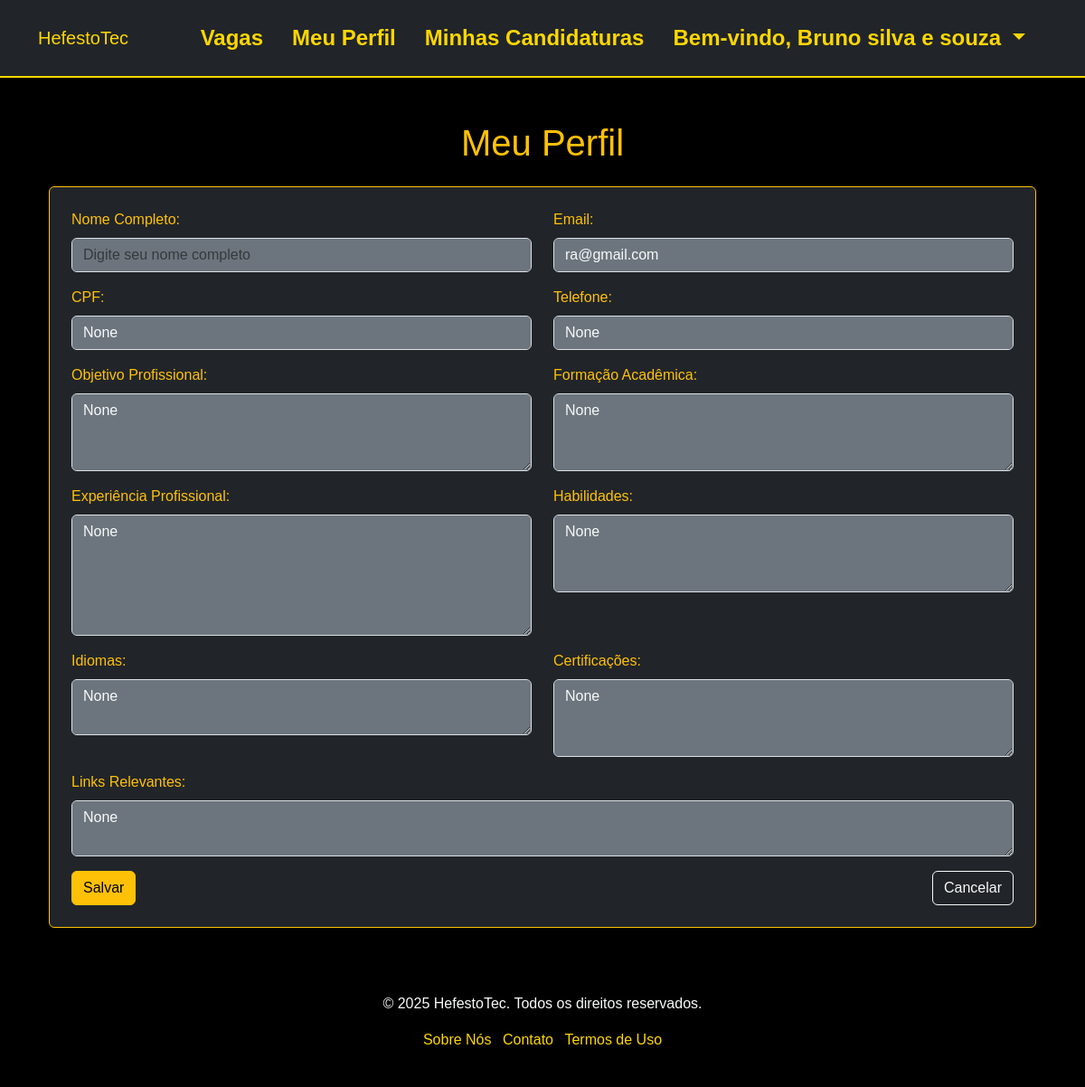
Page /perfil/ (signed in) on the committed database.
### vagas/models.py (models this page shows, shortened)
class Usuario(AbstractUser):
    pass

class Profile(models.Model):
    user = models.OneToOneField(Usuario, on_delete=models.CASCADE, related_name='profile')
    cpf = models.CharField(max_length=14, unique=True, validators=[validar_cpf], blank=True, null=True)
    telefone = models.CharField(max_length=15, blank=True, null=True)
    data_nascimento = models.DateField(blank=True, null=True)
    objetivo = models.TextField(blank=True, null=True)
    formacao = models.TextField(blank=True, null=True)
    experiencia = models.TextField(blank=True, null=True)
    habilidades = models.TextField(blank=True, null=True)
    idiomas = models.TextField(blank=True, null=True)
    certificacoes = models.TextField(blank=True, null=True)
    links = models.TextField(blank=True, null=True)

### vagas/views.py (the view)
# urls.py: path('perfil/', views.meu_perfil, name='meu_perfil'),  # Visualizar perfil do usuário
@login_required
def meu_perfil(request):
    profile = request.user.profile
    if request.method == "POST":
        form = ProfileForm(request.POST, instance=profile)
        if form.is_valid():
            form.save()
            messages.success(request, "Perfil atualizado com sucesso!")
            return redirect('meu_perfil')
        else:
            messages.error(request, "Erro ao atualizar o perfil.")
    else:
        form = ProfileForm(instance=profile)
    return render(request, 'vagas/meu_perfil.html', {'form': form})

### vagas/templates/vagas/meu_perfil.html (shortened to what this page needs)
{% extends 'vagas/base.html' %}
{% block content %}
<div class="container mt-5">
    <h1 class="text-center mb-4 text-warning">Meu Perfil</h1>
    <div class="card bg-dark text-light p-4 border-warning shadow-lg">
        <form method="post">
            <div class="row">
                <div class="col-md-6 mb-3">
                    <label for="nome_completo" class="form-label text-warning">Nome Completo:</label>
                    <input type="text" id="nome_completo" name="nome_completo" class="form-control bg-secondary text-light"
                           value="{{ user.profile.nome_completo }}" placeholder="Digite seu nome completo">
                </div>
                <div class="col-md-6 mb-3">
                    <label for="email" class="form-label text-warning">Email:</label>
                    <input type="email" id="email" name="email" class="form-control bg-secondary text-light"
                           value="{{ user.email }}" readonly>
                </div>
            </div>
            <div class="row">
                <div class="col-md-6 mb-3">
                    <label for="cpf" class="form-label text-warning">CPF:</label>
                    <input type="text" id="cpf" name="cpf" class="form-control bg-secondary text-light"
                           value="{{ user.profile.cpf }}" placeholder="Digite seu CPF">
                </div>
                <div class="col-md-6 mb-3">
                    <label for="telefone" class="form-label text-warning">Telefone:</label>
                    <input type="text" id="telefone" name="telefone" class="form-control bg-secondary text-light"
                           value="{{ user.profile.telefone }}" placeholder="Digite seu telefone">
                </div>
            </div>
            <div class="row">
                <div class="col-md-6 mb-3">
                    <label for="objetivo" class="form-label text-warning">Objetivo Profissional:</label>
                    <textarea id="objetivo" name="objetivo" class="form-control bg-secondary text-light" rows="3"
                              placeholder="Descreva seu objetivo profissional">{{ user.profile.objetivo }}</textarea>
                </div>
                <div class="col-md-6 mb-3">
                    <label for="formacao" class="form-label text-warning">Formação Acadêmica:</label>
                    <textarea id="formacao" name="formacao" class="form-control bg-secondary text-light" rows="3"
                              placeholder="Ex.: Curso, Instituição, Ano de Conclusão">{{ user.profile.formacao }}</textarea>
                </div>
            </div>
            <div class="row">
                <div class="col-md-6 mb-3">
                    <label for="experiencia" class="form-label text-warning">Experiência Profissional:</label>
                    <textarea id="experiencia" name="experiencia" class="form-control bg-secondary text-light" rows="5"
                              placeholder="Descreva sua experiência profissional">{{ user.profile.experiencia }}</textarea>
                </div>
                <div class="col-md-6 mb-3">
                    <label for="habilidades" class="form-label text-warning">Habilidades:</label>
                    <textarea id="habilidades" name="habilidades" class="form-control bg-secondary text-light" rows="3"
                              placeholder="Ex.: Python, Django, SQL">{{ user.profile.habilidades }}</textarea>
                </div>
            </div>
            <div class="row">
                <div class="col-md-6 mb-3">
                    <label for="idiomas" class="form-label text-warning">Idiomas:</label>
                    <textarea id="idiomas" name="idiomas" class="form-control bg-secondary text-light" rows="2"
                              placeholder="Ex.: Inglês fluente, Espanhol básico">{{ user.profile.idiomas }}</textarea>
                </div>
                <div class="col-md-6 mb-3">
                    <label for="certificacoes" class="form-label text-warning">Certificações:</label>
                    <textarea id="certificacoes" name="certificacoes" class="form-control bg-secondary text-light" rows="3"
                              placeholder="Ex.: Curso de Python, Certificação em Django">{{ user.profile.certificacoes }}</textarea>
                </div>
            </div>
            <div class="row">
                <div class="col-md-12 mb-3">
                    <label for="links" class="form-label text-warning">Links Relevantes:</label>
                    <textarea id="links" name="links" class="form-control bg-secondary text-light" rows="2"
                              placeholder="Ex.: LinkedIn, GitHub">{{ user.profile.links }}</textarea>
                </div>
            </div>
            <div class="d-flex justify-content-between">
                <button type="submit" class="btn btn-warning">Salvar</button>
                <a href="{% url 'index' %}" class="btn btn-outline-light">Cancelar</a>
            </div>
        </form>
    </div>
</div>
{% endblock %}

### vagas/templates/vagas/base.html (shortened to what this page needs)
<!DOCTYPE html>
<html lang="pt-br">
<head>
    {% load static %}
    <link href="https://cdn.jsdelivr.net/npm/bootstrap@5.3.1/dist/css/bootstrap.min.css" rel="stylesheet">
    <link rel="stylesheet" href="{% static 'css/styles.css' %}">
</head>
<body>
    <nav class="navbar navbar-expand-lg navbar-dark bg-dark">
        <div class="container">
            <a class="navbar-brand" href="{% url 'index' %}">HefestoTec</a>
            <div class="collapse navbar-collapse" id="navbarNav">
                <ul class="navbar-nav ms-auto">
                    <li class="nav-item me-3">
                        <a class="nav-link" href="{% url 'listar_vagas' %}">Vagas</a>
                    </li>
                    {% if user.is_authenticated %}
                        <li class="nav-item me-3">
                            <a class="nav-link" href="{% url 'meu_perfil' %}">Meu Perfil</a>
                        </li>
                        <li class="nav-item me-3">
                            <a class="nav-link" href="{% url 'minhas_candidaturas' %}">Minhas Candidaturas</a>
                        </li>
                        <li class="nav-item dropdown me-3">
                            <a class="nav-link dropdown-toggle" href="#" id="navbarDropdown" role="button" data-bs-toggle="dropdown" aria-expanded="false">
                                Bem-vindo, {{ user.first_name|default:user.username }}
                            </a>
                        </li>
                    {% else %}
                        <li class="nav-item me-3">
                            <a class="nav-link" href="{% url 'login' %}">Login</a>
                        </li>
                    {% endif %}
                </ul>
            </div>
        </div>
    </nav>
    <main class="container my-4">
        {% block content %}
        {% endblock %}
    </main>
    <footer class="bg-black text-light text-center py-4 mt-5">
        <div class="container">
            <p>&copy; 2025 HefestoTec. Todos os direitos reservados.</p>
            <ul class="list-inline">
                <li class="list-inline-item">
                    <a href="{% url 'sobre_nos' %}" class="footer-link">Sobre Nós</a>
                </li>
                <li class="list-inline-item">
                    <a href="{% url 'contato' %}" class="footer-link">Contato</a>
                </li>
                <li class="list-inline-item">
                    <a href="{% url 'termos_de_uso' %}" class="footer-link">Termos de Uso</a>
                </li>
            </ul>
        </div>
    </footer>
</body>
</html>

### vagas/static/vagas/styles.css (style rules this page uses)
:root { --color-primary: #FFD700; --color-black: #000000; --color-white: #FFFFFF; }
html, body { height: 100%; margin: 0; padding: 0; background-color: var(--color-black); color: var(--color-white); font-family: 'Arial', sans-serif; overflow-x: hidden; }
.navbar { background-color: var(--color-black); border-bottom: 2px solid var(--color-primary); padding: 1rem; }
.nav-link { color: var(--color-primary); font-weight: bold; font-size: 1.5rem; transition: color 0.3s ease; }
footer { background-color: var(--color-black); color: var(--color-white); padding: 2.5rem 1rem; text-align: center; }
footer a { color: var(--color-primary); text-decoration: none; transition: color 0.3s; }

### vagas/templates/vagas/base.html (style rules this page uses)
.footer-link { color: #FFD700; text-decoration: none; }
.nav-link { color: #FFD700 !important; font-weight: bold; }
.navbar-brand { color: #FFD700 !important; }
body { background-color: #000; color: #fff; }

### rows in the picture
Usuario: first_name "Bruno silva e souza", email "ra@gmail.com", cpf "None", telefone "None", objetivo "None", formacao "None", experiencia "None", habilidades "None", idiomas "None", certificacoes "None", links "None"
